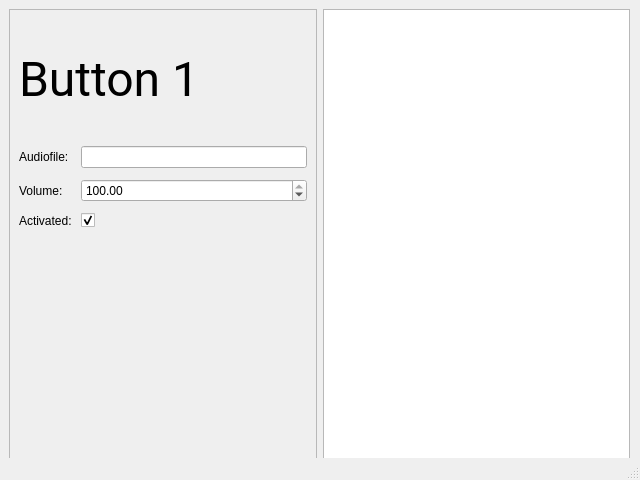
<?xml version="1.0" encoding="UTF-8"?>
<ui version="4.0">
 <class>MainWindow</class>
 <widget class="QMainWindow" name="MainWindow">
  <property name="geometry">
   <rect>
    <x>0</x>
    <y>0</y>
    <width>640</width>
    <height>480</height>
   </rect>
  </property>
  <property name="windowTitle">
   <string>MainWindow</string>
  </property>
  <widget class="QWidget" name="centralwidget">
   <widget class="QWidget" name="horizontalLayoutWidget">
    <property name="geometry">
     <rect>
      <x>9</x>
      <y>9</y>
      <width>621</width>
      <height>459</height>
     </rect>
    </property>
    <layout class="QHBoxLayout" name="horizontalLayout_2">
     <item>
      <widget class="QFrame" name="frame">
       <property name="frameShape">
        <enum>QFrame::StyledPanel</enum>
       </property>
       <property name="frameShadow">
        <enum>QFrame::Raised</enum>
       </property>
       <layout class="QVBoxLayout" name="verticalLayout_3">
        <item>
         <layout class="QVBoxLayout" name="verticalLayout">
          <item>
           <layout class="QHBoxLayout" name="horizontalLayout_4" stretch="0">
            <property name="spacing">
             <number>0</number>
            </property>
            <property name="topMargin">
             <number>0</number>
            </property>
            <property name="bottomMargin">
             <number>0</number>
            </property>
            <item>
             <widget class="QLabel" name="buttonnumber">
              <property name="sizePolicy">
               <sizepolicy hsizetype="Preferred" vsizetype="Preferred">
                <horstretch>0</horstretch>
                <verstretch>0</verstretch>
               </sizepolicy>
              </property>
              <property name="minimumSize">
               <size>
                <width>150</width>
                <height>100</height>
               </size>
              </property>
              <property name="maximumSize">
               <size>
                <width>16777215</width>
                <height>204</height>
               </size>
              </property>
              <property name="font">
               <font>
                <family>Roboto</family>
                <pointsize>36</pointsize>
                <weight>50</weight>
                <bold>false</bold>
               </font>
              </property>
              <property name="text">
               <string>Button 1</string>
              </property>
             </widget>
            </item>
           </layout>
          </item>
          <item>
           <layout class="QFormLayout" name="buttonsettings">
            <property name="horizontalSpacing">
             <number>9</number>
            </property>
            <property name="verticalSpacing">
             <number>11</number>
            </property>
            <property name="topMargin">
             <number>0</number>
            </property>
            <property name="bottomMargin">
             <number>230</number>
            </property>
            <item row="0" column="0">
             <widget class="QLabel" name="label">
              <property name="text">
               <string>Audiofile:</string>
              </property>
             </widget>
            </item>
            <item row="0" column="1">
             <widget class="QLineEdit" name="lineEdit"/>
            </item>
            <item row="1" column="0">
             <widget class="QLabel" name="label_3">
              <property name="text">
               <string>Volume:</string>
              </property>
             </widget>
            </item>
            <item row="1" column="1">
             <widget class="QDoubleSpinBox" name="volume">
              <property name="maximum">
               <double>100.000000000000000</double>
              </property>
              <property name="value">
               <double>100.000000000000000</double>
              </property>
             </widget>
            </item>
            <item row="2" column="0">
             <widget class="QLabel" name="label_2">
              <property name="text">
               <string>Activated:</string>
              </property>
             </widget>
            </item>
            <item row="2" column="1">
             <widget class="QCheckBox" name="checkBox">
              <property name="text">
               <string/>
              </property>
              <property name="checked">
               <bool>true</bool>
              </property>
             </widget>
            </item>
           </layout>
          </item>
         </layout>
        </item>
       </layout>
      </widget>
     </item>
     <item>
      <widget class="QTreeView" name="audiofiles">
       <property name="acceptDrops">
        <bool>true</bool>
       </property>
      </widget>
     </item>
    </layout>
   </widget>
  </widget>
  <widget class="QStatusBar" name="statusbar"/>
 </widget>
 <resources/>
 <connections/>
</ui>
